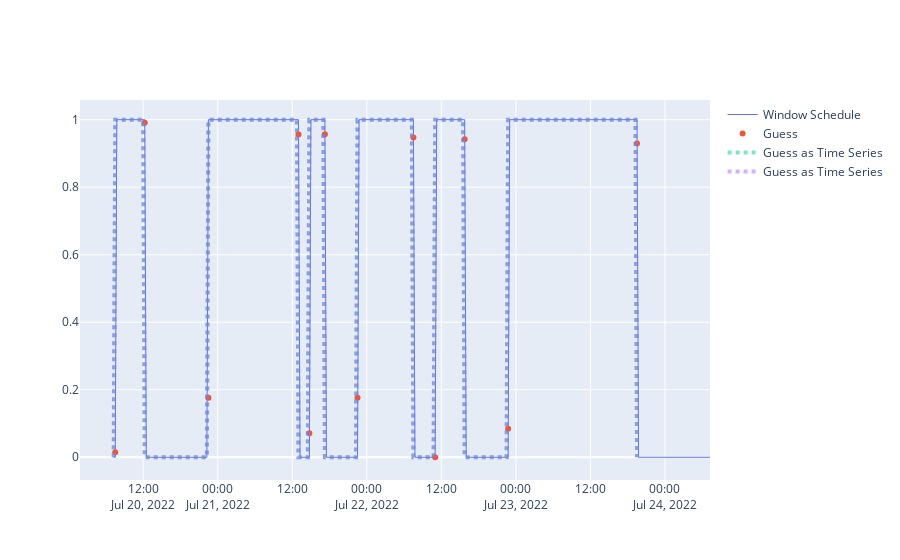

The notebook cell this image was saved under:
### Code cell
fig = ea.main()
fig.add_trace(go.Scatter(
    x = check.index,
    y=check,
    mode='lines',
    name="Guess as Time Series", 
    opacity=0.5,
    line=dict( width=4, dash='dot')
))

### Figure 1 — Plotly figure (JSON) as saved in the notebook; plotly's stock layout.template omitted (floating-point values rounded to 4 significant figures; data arrays with more than 128 entries replaced by an {"elided": "..."} marker saying what was removed)
{"data": [{"line": {"width": 1}, "mode": "lines", "name": "Window Schedule", "type": "scatter", "x": {"elided": "385 str values"}, "y": {"elided": "385 int values"}}, {"mode": "markers", "name": "Guess", "type": "scatter", "x": ["2022-07-20T07:30:00", "2022-07-20T12:15:00", "2022-07-20T22:30:00", "2022-07-21T13:00:00", "2022-07-21T14:45:00", "2022-07-21T17:15:00", "2022-07-21T22:30:00", "2022-07-22T07:30:00", "2022-07-22T11:00:00", "2022-07-22T15:45:00", "2022-07-22T22:45:00", "2022-07-23T19:30:00"], "y": [0.01498, 0.991, 0.1762, 0.9562, 0.07112, 0.9571, 0.1762, 0.9469, 0, 0.9423, 0.08428, 0.9291]}, {"line": {"dash": "dot", "width": 4}, "mode": "lines", "name": "Guess as Time Series", "opacity": 0.5, "type": "scatter", "x": {"elided": "338 str values"}, "y": {"elided": "338 int values"}}, {"line": {"dash": "dot", "width": 4}, "mode": "lines", "name": "Guess as Time Series", "opacity": 0.5, "type": "scatter", "x": {"elided": "338 str values"}, "y": {"elided": "338 int values"}}], "layout": {}}
